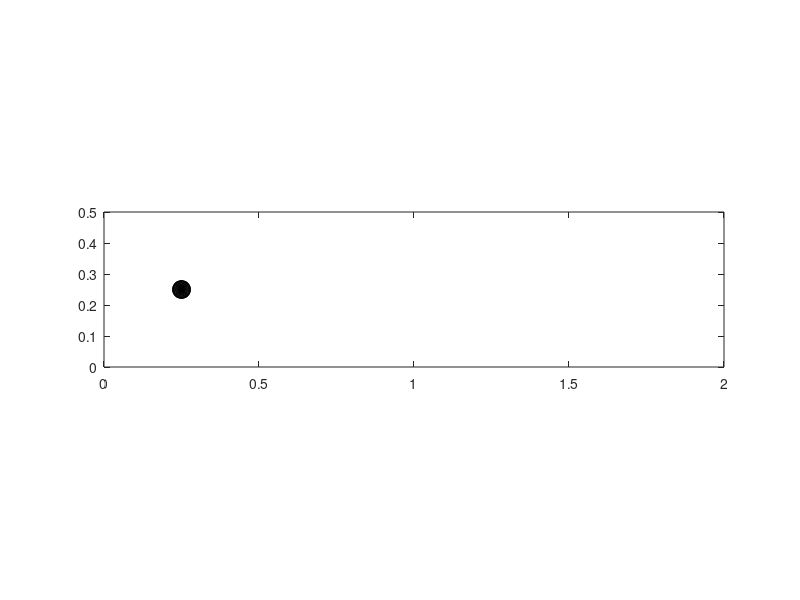

MATLAB code to generate this figure: (Note: this script raises an error after producing the figure.)
%% Immersed Boundary Method, 2D
% Flow past a cylinder, rectangle domain.

%% Initialize Parameter
clear
global Lx Ly Nx Ny K rho mu tmax dt;
global h ipx ipy imx imy Nb dtheta kp km;
global a;
movie_or_not = 0; % whether export movie; 1->yes; 0->no.

% Global parameters
Lx = 2.0; % x size
Ly = 0.5; % y size
Nx = 256; % x mesh size
Ny = Nx/Lx*Ly; % y mesh size
K = 500000.0; % force constant
rho = 1.0; % fluid density
mu = 0.01; % fluid viscosity
tmax = 10; % time range
dt = 0.00001; % discretize time

h = Lx/Nx; % grid size
ipx = [(2:Nx),1];
ipy = [(2:Ny),1];
imx = [Nx,(1:(Nx-1))];
imy = [Ny,(1:(Ny-1))];
RC = Ly/32; % radius of the cylinder;
Nb = ceil(2*pi*RC/(h/2)); %!!!!!!!!!!
dtheta = 2*pi/Nb; 
kp = [(2:Nb),1];
km = [Nb,(1:(Nb-1))];
clockmax = ceil(tmax/dt);

% parameters specific for this code: cylinder.
% To generate perturbation, move cylinder up and down.
ZCX = Lx/8; % center of the cylinder; target point
ZCY = Ly/2;
u0 = 5.0; % prescribed inlet velocity;
Amp = Ly/32; % vibration ampitude of the cylinder
T = 0.1; % vibration period of the cylinder

if movie_or_not == 1
    video = VideoWriter('cylinder_rectangle.avi');
    video.FrameRate = 25;
    open(video);
end

%% Initialize Boundary and Flow Field
% generate a circle of ribbon
X = zeros(Nb,2); % Boundary points
Z = zeros(Nb,2); % Target points
X(:,1) = ZCX + RC*cos((1:Nb)*dtheta);
X(:,2) = ZCY + RC*sin((1:Nb)*dtheta);
Z(:,1) = ZCX + RC*cos((1:Nb)*dtheta);
Z(:,2) = ZCY + RC*sin((1:Nb)*dtheta);
% Coordinates, [0 h 2h ... L-h]
% Matrix index, (1 2 ... N)

% velocity of fluid flow
u=zeros(Nx,Ny,2);
[y,x] = meshgrid(0:h:Ly-h,0:h:Lx-h);
% u(:,:,1) = sin(pi*y/L);
u(:,:,1) = u0;

% vorticity: v_x - u_y; contour plot vorticity.
vorticity=(u(ipx,:,2)-u(imx,:,2)-u(:,ipy,1)+u(:,imy,1))/(2*h);
% dvorticity=(max(max(vorticity))-min(min(vorticity)))/5;
% values= (-10*dvorticity):dvorticity:(10*dvorticity);
% valminmax=[min(values),max(values)];

figure('Position', [1 1 round(1000*Lx) round(1000*Ly)])
% set(gcf,'double','on');
% contour(x,y,vorticity,values);
contour(x,y,vorticity)
hold on
plot(X(:,1),X(:,2),'ko');
axis([0,Lx,0,Ly]);
% caxis(valminmax);
axis equal
axis manual
drawnow;
if movie_or_not == 1
    writeVideo(video,getframe(gcf));
end
hold off

%% 4D matrix, fluid solver
a = zeros(Nx,Ny,2,2); % fluid solver
a(:,:,1,1) = ones(Nx,Ny);
a(:,:,2,2) = ones(Nx,Ny);

for m1=0:(Nx-1)
  for m2=0:(Ny-1)
    if~(((m1==0)||(m1==Nx/2))&&((m2==0)||(m2==Ny/2)))
      t=[2*pi/Nx;2*pi/Ny].*[m1;m2];
      s=sin(t);
      ss=(s*s')/(s'*s);
%     a(m1+1,m2+1,:,:)=a(m1+1,m2+1,:,:)-(s*s')/(s'*s);
      a(m1+1,m2+1,1,1)=a(m1+1,m2+1,1,1)-ss(1,1);
      a(m1+1,m2+1,1,2)=a(m1+1,m2+1,1,2)-ss(1,2);
      a(m1+1,m2+1,2,1)=a(m1+1,m2+1,2,1)-ss(2,1);
      a(m1+1,m2+1,2,2)=a(m1+1,m2+1,2,2)-ss(2,2);
    end
  end
end

for m1=0:(Nx-1)
  for m2=0:(Ny-1)
    t=[pi/Nx;pi/Ny].*[m1;m2];
    s=sin(t);
    a(m1+1,m2+1,:,:)=a(m1+1,m2+1,:,:)...
                    /(1+(dt/2)*(mu/rho)*(4/(h*h))*(s'*s));
  end
end


%% Calculation
for clock=1:clockmax
  u(1:2,:,1) = u0;
  u(1:2,:,2) = 0;
%   Z(:,1) = ZCX + RC*cos((1:Nb)*dtheta);
  if clock*dt > T
    Z(:,2) = ZCY + RC*sin((1:Nb)*dtheta) + Amp*sin(2*pi/T*clock*dt);
  end
  XX=X+(dt/2)*interp(u,X);
  ff=spread(RigidForce(XX,Z),XX);
  [u,uu]=fluid(u,ff);
  X=X+dt*interp(uu,XX);
  
  % Animation
  if mod(clock,1000)==1
      vorticity=(u(ipx,:,2)-u(imx,:,2)-u(:,ipy,1)+u(:,imy,1))/(2*h);
      if clock == 1
          dvorticity=(max(max(vorticity))-min(min(vorticity)))/10;
          values= (-50*dvorticity):2*dvorticity:(50*dvorticity);
    %       valminmax=[min(values),max(values)];
      end
      contour(x,y,vorticity,values)
      colormap cool
      hold on
      plot(X(:,1),X(:,2),'ko')
      axis([0,Lx,0,Ly])
    %   caxis(valminmax)
      axis equal
    %   axis manual
      title(['time = ',num2str(clock*dt)])
      drawnow
      hold off
      if movie_or_not == 1
        writeVideo(video,getframe(gcf));
      end
      disp(clock*dt);
  end
end
%%
if movie_or_not == 1
    close(video);
end
